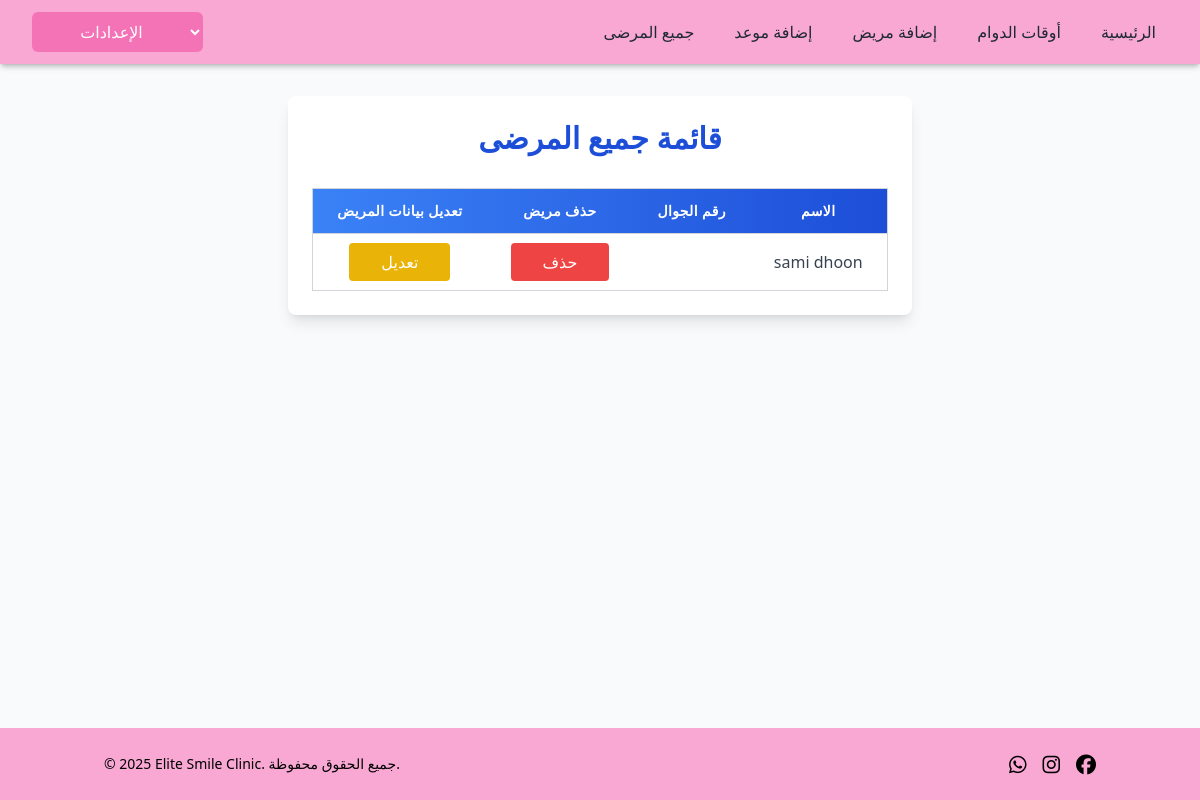
Before: /doctor/all_patients with the older database file.
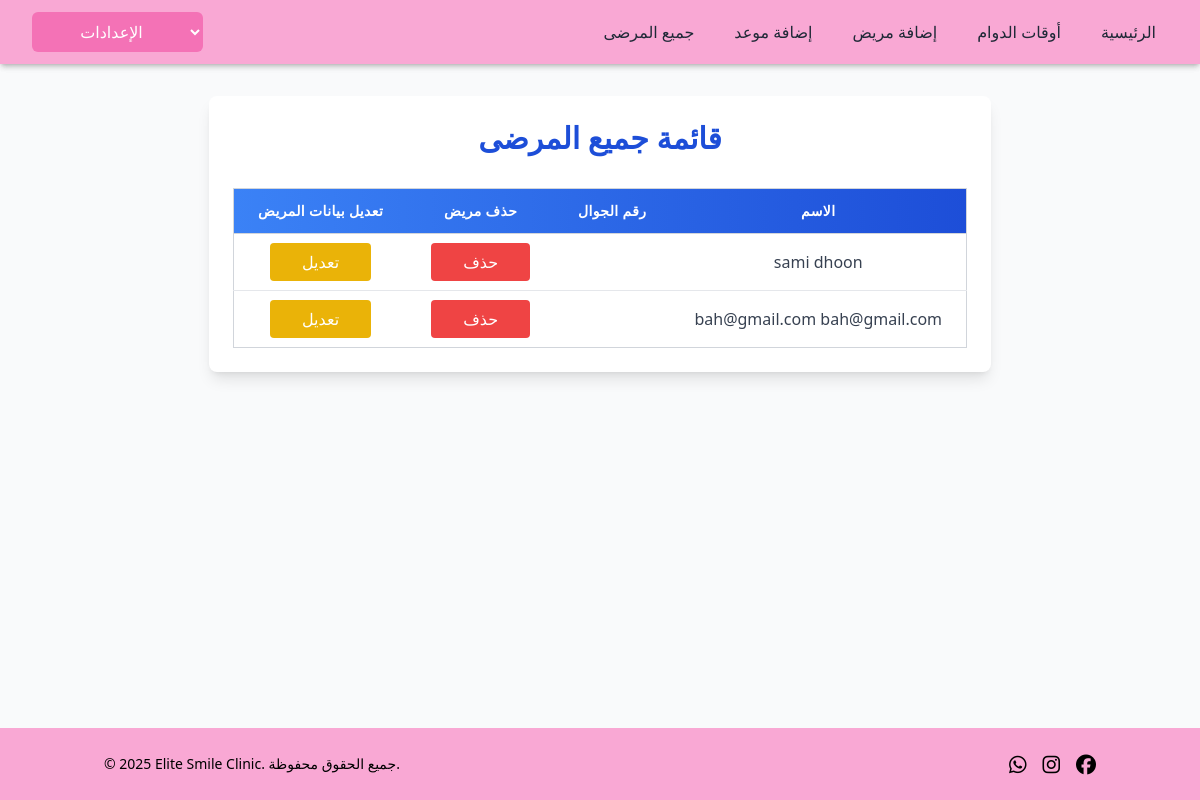
After: the same page with the newer database file.
### clinic_app/models.py (models this page shows, shortened)
class User(models.Model):
    first_name = models.CharField(max_length=255)
    last_name = models.CharField(max_length=255)
    email = models.CharField(max_length=255)
    password = models.CharField(max_length=255)
    role = models.CharField(max_length=255, default='patient')
    doctor = models.ForeignKey('self', null=True, blank=True, on_delete=models.SET_NULL, related_name='patients')
    birth_date = models.DateField(blank=True, null=True)
    gender = models.CharField(max_length=10, blank=True)  # No need for null=True in CharField
    social_status = models.CharField(max_length=20, blank=True)
    id_number = models.CharField(max_length=20, blank=True)
    phone = models.CharField(max_length=20, blank=True)
    chronic_disease = models.BooleanField(default=False)
    takes_medications = models.BooleanField(default=False)
    drug_allergy = models.BooleanField(default=False)
    allergy_details = models.TextField(blank=True)
    dialysis =models.BooleanField(default=False)
    treatment_plan = models.TextField(blank=True)
    created_at = models.DateTimeField(auto_now_add=True)
    updated_at = models.DateTimeField(auto_now=True)
    objects = UserManager()

### doctor_app/views.py (the view)
# urls.py: path('all_patients', views.all_patients, name='all_patients_display'),
def all_patients(request):
    context = {
            'patients': User.objects.filter(role='patient')
        }
    return render(request, 'doctor/all_patients_display.html', context)

### doctor_app/templates/doctor/all_patients_display.html (shortened to what this page needs)
<!DOCTYPE html>
<html lang="en">
<head>
    <script src="https://cdn.tailwindcss.com"></script>
</head>
    <body class="flex flex-col min-h-screen bg-gray-50 font-sans">
    <div dir="ltr" class="shadow-md bg-white">
        {% include 'doctor/navbardoctor.html' %}
    </div>
    <main class="flex-grow max-w-6xl mx-auto px-4 py-8" dir="rtl">
        <div class="bg-white shadow-lg rounded-lg p-6">
            <h1 class="text-3xl font-bold text-center text-blue-700 mb-8">قائمة جميع المرضى</h1>
            <div class="overflow-x-auto">
                <table class="min-w-full border border-gray-300 rounded-lg text-center shadow-sm">
                    <thead class="bg-gradient-to-r from-blue-500 to-blue-700 text-white">
                        <tr>
                            <th class="py-3 px-6 border-b border-gray-300 text-sm font-semibold tracking-wide">الاسم </th>
                            <th class="py-3 px-6 border-b border-gray-300 text-sm font-semibold tracking-wide">رقم الجوال </th>
                            <th class="py-3 px-6 border-b border-gray-300 text-sm font-semibold tracking-wide">  حذف مريض</th>
                            <th class="py-3 px-6 border-b border-gray-300 text-sm font-semibold tracking-wide">  تعديل بيانات المريض</th>
                        </tr>
                    </thead>
                    <tbody class="bg-white divide-y divide-gray-200 text-gray-700">
                        {% for patient in patients %}
                        <tr class="hover:bg-blue-50 transition duration-200 ease-in-out">
                            <td class="py-4 px-6"><a href="patient_details_display/{{patient.id}}">{{ patient.first_name }} {{ patient.last_name }}</a></td>
                            <td class="py-4 px-6">{{ patient.phone }}</td>
                            <td class="py-4 px-6"><a href="delete_patient/{{patient.id}}"
                                class="bg-red-500 hover:bg-red-800 text-white py-2 px-8 rounded"><button>حذف</button></a></td>
                            <td class="py-4 px-6"><a href="edit_patient_display/{{patient.id}}"
                                class="bg-yellow-500 hover:bg-yellow-600 text-white py-2 px-8 rounded"><button>تعديل</button></a></td>
                        </tr>
                        {% endfor %}
                    </tbody>
                </table>
            </div>
    </main>
    <div class="p-16"></div>
    <footer class=" text-center ">
        {% include 'clinic/footer.html' %}
    </footer>
</body>
</html>

Changed rows visible on the page:
added User: first_name "bah@gmail.com", last_name "bah@gmail.com"
